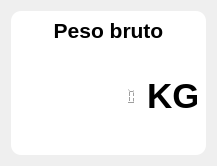
                     <widget class="QFrame" name="frame_79">
                      <property name="minimumSize">
                       <size>
                        <width>210</width>
                        <height>0</height>
                       </size>
                      </property>
                      <property name="maximumSize">
                       <size>
                        <width>16777215</width>
                        <height>210</height>
                       </size>
                      </property>
                      <property name="font">
                       <font>
                        <family>Segoe UI</family>
                       </font>
                      </property>
                      <property name="styleSheet">
                       <string notr="true"/>
                      </property>
                      <property name="frameShape">
                       <enum>QFrame::NoFrame</enum>
                      </property>
                      <property name="frameShadow">
                       <enum>QFrame::Raised</enum>
                      </property>
                      <layout class="QVBoxLayout" name="verticalLayout_74">
                       <item>
                        <widget class="QFrame" name="frame_86">
                         <property name="font">
                          <font>
                           <family>Segoe UI</family>
                          </font>
                         </property>
                         <property name="styleSheet">
                          <string notr="true">border-radius:10px;
background-color: rgb(255, 255, 255);
</string>
                         </property>
                         <property name="frameShape">
                          <enum>QFrame::StyledPanel</enum>
                         </property>
                         <property name="frameShadow">
                          <enum>QFrame::Raised</enum>
                         </property>
                         <layout class="QVBoxLayout" name="verticalLayout_76">
                          <item>
                           <widget class="QLabel" name="label_33">
                            <property name="maximumSize">
                             <size>
                              <width>16777215</width>
                              <height>20</height>
                             </size>
                            </property>
                            <property name="font">
                             <font>
                              <family>Segoe UI</family>
                              <pointsize>16</pointsize>
                              <weight>75</weight>
                              <bold>true</bold>
                             </font>
                            </property>
                            <property name="styleSheet">
                             <string notr="true"/>
                            </property>
                            <property name="text">
                             <string>Peso bruto</string>
                            </property>
                            <property name="alignment">
                             <set>Qt::AlignCenter</set>
                            </property>
                           </widget>
                          </item>
                          <item>
                           <widget class="QFrame" name="frame_87">
                            <property name="font">
                             <font>
                              <family>Segoe UI</family>
                             </font>
                            </property>
                            <property name="styleSheet">
                             <string notr="true">background-color: rgb(231, 231, 231);\n</string>
                            </property>
                            <property name="frameShape">
                             <enum>QFrame::StyledPanel</enum>
                            </property>
                            <property name="frameShadow">
                             <enum>QFrame::Raised</enum>
                            </property>
                            <layout class="QHBoxLayout" name="horizontalLayout_22">
                             <property name="spacing">
                              <number>0</number>
                             </property>
                             <property name="leftMargin">
                              <number>0</number>
                             </property>
                             <property name="topMargin">
                              <number>0</number>
                             </property>
                             <property name="rightMargin">
                              <number>0</number>
                             </property>
                             <property name="bottomMargin">
                              <number>0</number>
                             </property>
                             <item>
                              <widget class="QLCDNumber" name="lcdNumber_2">
                               <property name="minimumSize">
                                <size>
                                 <width>0</width>
                                 <height>100</height>
                                </size>
                               </property>
                               <property name="maximumSize">
                                <size>
                                 <width>16777215</width>
                                 <height>19999</height>
                                </size>
                               </property>
                               <property name="font">
                                <font>
                                 <family>Segoe UI</family>
                                 <pointsize>4</pointsize>
                                </font>
                               </property>
                               <property name="frameShape">
                                <enum>QFrame::NoFrame</enum>
                               </property>
                               <property name="smallDecimalPoint">
                                <bool>true</bool>
                               </property>
                               <property name="digitCount">
                                <number>13</number>
                               </property>
                               <property name="mode">
                                <enum>QLCDNumber::Dec</enum>
                               </property>
                               <property name="segmentStyle">
                                <enum>QLCDNumber::Filled</enum>
                               </property>
                               <property name="value" stdset="0">
                                <double>0.000000000000000</double>
                               </property>
                               <property name="intValue" stdset="0">
                                <number>0</number>
                               </property>
                              </widget>
                             </item>
                             <item>
                              <widget class="QLabel" name="label_50">
                               <property name="maximumSize">
                                <size>
                                 <width>50</width>
                                 <height>50</height>
                                </size>
                               </property>
                               <property name="font">
                                <font>
                                 <family>Segoe UI</family>
                                 <pointsize>26</pointsize>
                                 <weight>75</weight>
                                 <bold>true</bold>
                                </font>
                               </property>
                               <property name="text">
                                <string>KG</string>
                               </property>
                              </widget>
                             </item>
                            </layout>
                           </widget>
                          </item>
                         </layout>
                        </widget>
                       </item>
                      </layout>
                     </widget>
